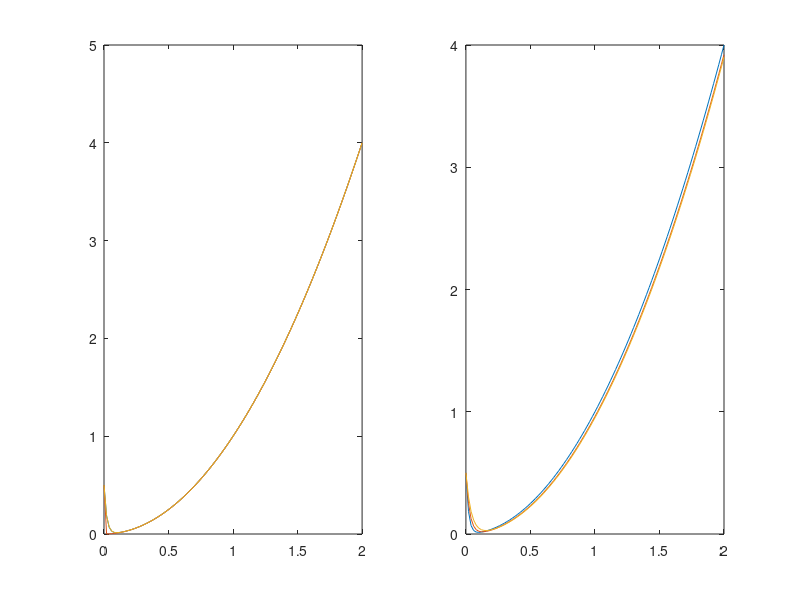

This chart was generated by the following MATLAB code:
clc;clear;
%init
h=[0.02,0.01];
X=0:0.02:2;
%X=0:0.5:20;
y_True=(exp(-50*X)/2)+X.^2;
y_Euler=zeros(length(X),1);
y_RK=zeros(length(X),1);
y_Euler(1)=1/2;
y_RK(1)=1/2;
for j=1:length(h)
    for i=2:length(X)
        %Euler
        y_Euler(i)=2*h(j)*X(i-1)*(25*X(i-1)+1)+(1-50*h(j))*y_Euler(i-1);
        %Runge-Kutta
        %K1=f(x_n,y_n)
        K1=-50*y_RK(i-1)+50*X(i-1)^2+2*X(i-1);
        %K2=f(x_n+h/2,y_n+h*K1/2)
        K2=-50*(y_RK(i-1)+h(j)*K1/2)+50*(X(i-1)+h(j)/2)^2+2*(X(i-1)+h(j)/2);
        %K3=f(x_n+h/2,y_n+h*K2/2)
        K3=-50*(y_RK(i-1)+h(j)*K2/2)+50*(X(i-1)+h(j)/2)^2+2*(X(i-1)+h(j)/2);
        %K4=f(x_n+h,y_n+h*K3)
        K4=-50*(y_RK(i-1)+h(j)*K3)+50*(X(i-1)+h(j))^2+2*(X(i-1)+h(j));
        %y_(n+1)=y_n+(h/6)*(K1+2K2)
        y_RK(i)=y_RK(i-1)+(h(j)/6)*(K1+2*K2+2*K3+K4);
    end
    subplot(1,2,j);
    plot(X,y_True);
    hold on;
    plot(X,y_Euler);
    hold on;
    plot(X,y_RK);    
end